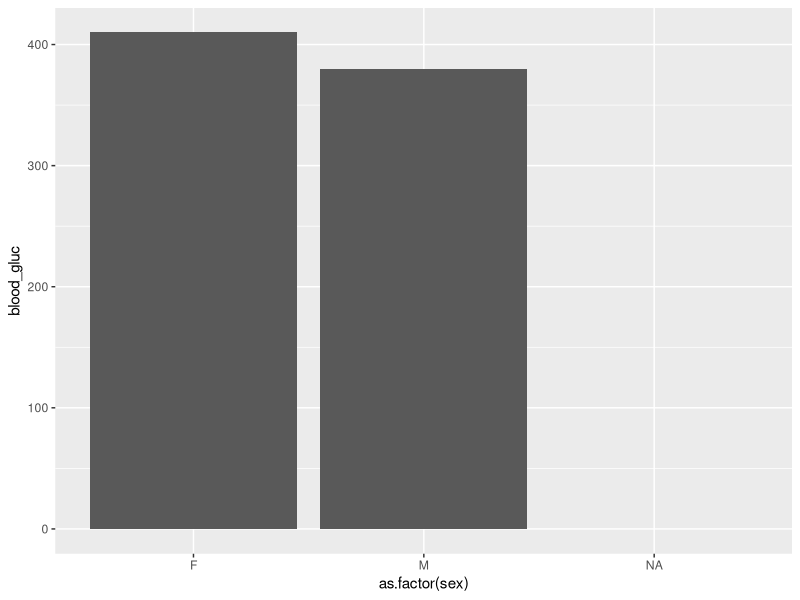

Recreate this plot in R.
#--------------------------Exploring data script ------------------------------#
#--------------------------------Necessary work preperation------------------#
#Load nescessary packages
library(tidyverse)
library(here)
library(ggplot2)
library(patchwork)

#Read files and assign them as objects
myData <- read_delim("exam_nontidy.txt", delim = "\t")
myJoindata <- read_delim("exam_joindata.txt", delim = "\t")

#tidy the data and join 
#[NB in this tidy pip, blood_cult as percentage in own column]
#[NB additionally mutated variable blood_gluc and ]

tidy_data <- myData%>%   #Assign our transformed data to object
  pivot_wider(names_from = `feature type`,
              values_from = feature_value,)%>%  #Eradicating duplicates by pivot
  rename(age = `1.age`)%>%        #Renaming unfortunate column name
  separate(date,                  #Better visualization be seperating column
           into = c("year", "month"),
           sep="-")%>%
  subset(select = -c(gram, month))%>%  #Removing excessive column
  mutate(age = as.numeric(age),       #Defining column content as numerical
         blood_wbc = as.numeric(blood_wbc),
         blood_cult = as.numeric(blood_cult))%>%
  mutate(across(.cols = age, ~round(.,digits = 3)), #Keeping to three decimal
         across(.cols = blood_wbc, ~round(.,digits = 1)))%>%
  mutate(race =                         #Abbreviating the content in column
           case_when(
             race == "black" ~ "B",
             race == "white" ~ "W",
             race == "none" ~ NA_character_
           ))%>%
  mutate(sex = 
           case_when(
             sex == "female" ~ "F",
             sex == "male" ~ "M",
             sex == "none" ~ NA_character_
           ))%>%
  mutate(blood_neut_pct = if_else(blood_neut_pct <= 35, "Low", "High" )) %>% 
  mutate(percentage_blood_cult = (blood_cult = 100*blood_cult/max(blood_cult, na.rm = TRUE))) %>%
  mutate(percentage_blood_cult = round(blood_cult, digits = 0))%>% #Keeping to nearest whole number
  mutate(age_agm = age * abm )%>%   #numeric column showing multiplication of age and abm 
  select(id,
         age,
         sex,
         race,
         starts_with("csf"),
         starts_with("blood"),
         starts_with("percentage"),
         everything()) %>%
  full_join(myJoindata,by = ("id")) #joining the join data file to the mutated tidy_data

#------------------------------Start exploring data--------------------------#
#------------------- Final tasks and devition of tasks -------------------------#
#Explore and comment on the missing variables.
#Check data distrubtion, stratify (categorical column to report min, max, mean and sd of a numeric column and ovbservation). Use pipe

#testing summary (NOT summarize) which gives the abovementioned for whole tidy_data as tibble 
summary(tidy_data)

#testing summary of selected column (blood_cult, female, etc)
tidy_data%>%
  summary(tidy_data$blood_cult, blood_cult = 0) #persons with blood_cult == 0 [NOT WORKING with argument blood_cult == 0

tidy_data%>%
  summary(tidy_data$sex, sex = 0, #Only for females [From here and down it is working]
          tidy_data$age, age> 45, #Only for persons older than 45
          tidy_data$race, race = B, #Only black
          tidy$blood_gluc, blood_gluc > 120, #Only glucose over 120
          tidy_data$blood_cult) #Only for females



#Use two categorical columns in your dataset to create a table (hint: ?count)
#[Found a method without count...]
Tabel1 <-
  tidy_data%>%
  drop_na(sex,   #remove missing values to make less messy table
          race,
          blood_gluc)%>%
  group_by(race, sex)%>% #two categorical columns to look by
  summarize(High = max(blood_gluc)) %>% #Sum how many have high blood_glu in groups
  pivot_wider(names_from = sex, #pivot_wider to make more sensible table
              values_from = High)%>%
  view()

#View as table the relation of blood_gluc grouped by sex
Tabel2 <- 
  tidy_data%>%
  drop_na(sex,
          blood_gluc)%>% #remove missing values to make less messy table
  group_by(sex)%>% #Now select this as the group we check glucose for
  summarize(Lower = min(blood_gluc), #Now we use summarize (NOT summary) to spesify what we look for
            Average = mean(blood_gluc),
            Upper = max(blood_gluc), 
            Difference = max(blood_gluc) - min(blood_gluc)) %>%
  arrange(Average)%>%
  view() 

#Does the glucose level in blood depend on sex? 
#Assuming this task can be solved by plottiing information in table2 ?
#NEED HELP
ggplot(tidy_data,  # define data
       aes(x = as.factor(sex), y = blood_gluc)) +  # define which columns are x and y, 
  geom_col(position = position_dodge())

#Day 8: Analyse the dataset and answer the following questions: (each person chooses one question)
#Is there a difference in the occurrence of the disease by sex? (DYW)

#Look at this tomorrow


